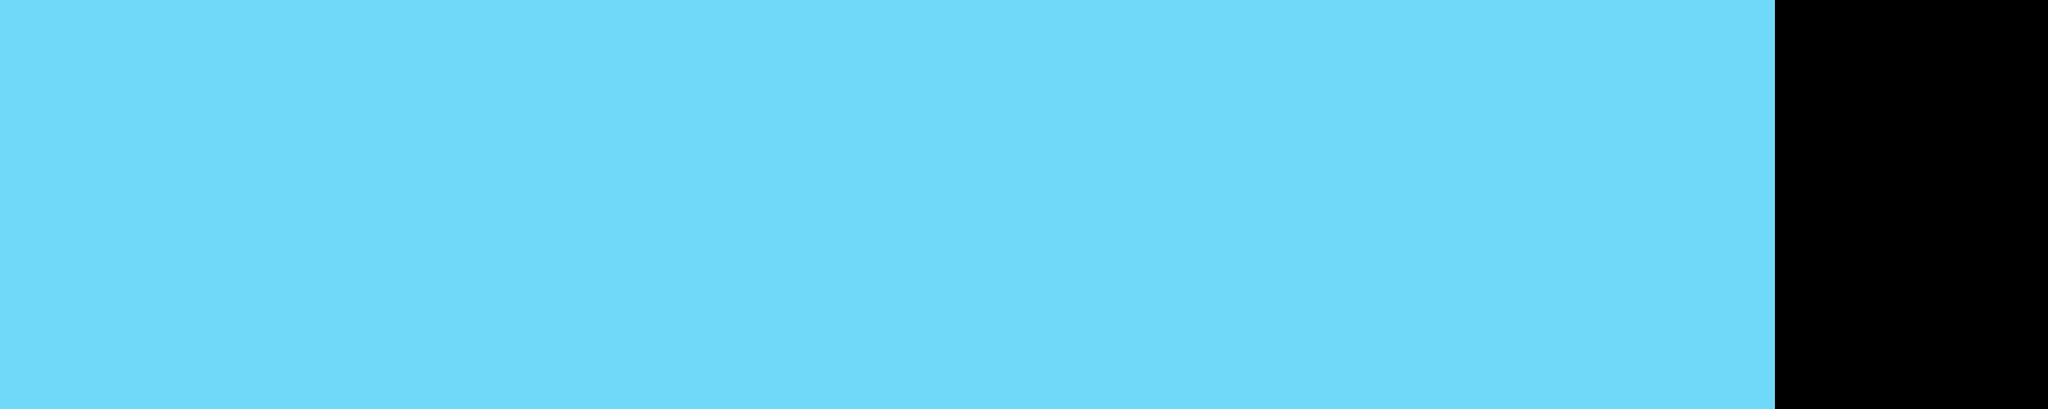

Rendered tile map (Tiled .tmx) drawn with the repository's tilesets; below, a short description and the map source with its tile grids summarised:
An orthogonal 150x30 tile map with 16x16 px tiles, 1 tile layer (Tile Layer 1), 2 tilesets.

<map version="1.8" tiledversion="1.8.4" orientation="orthogonal" renderorder="right-down" width="150" height="30" tilewidth="16" tileheight="16" infinite="0" nextlayerid="2" nextobjectid="1">
 <tileset firstgid="1" name="tileset" tilewidth="16" tileheight="16" tilecount="1204" columns="43">
  <image source="../../effects_UI_tiles/tileset.png" width="688" height="450" />
 </tileset>
 <tileset firstgid="1205" name="tileset2" tilewidth="16" tileheight="16" tilecount="1455" columns="97">
  <image source="../../effects_UI_tiles/tiles.png" width="1564" height="251" />
 </tileset>
 <layer id="1" name="Tile Layer 1" width="150" height="30">
  <data>[4500 cells, 4500 non-empty, 2 distinct tile ids]</data>
 </layer>
</map>
